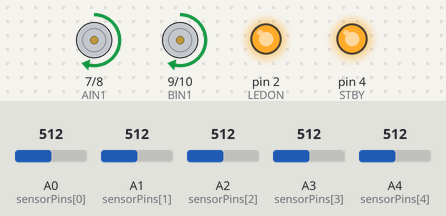
The sketch below on a simulated Arduino Nano, built with avr-gcc and run on an emulated ATmega328P. On the bench: motor-driver pin pairs drawn as motors (green arrow = first pin HIGH = forward, orange = second pin HIGH = backward, longer = more drive, scaled by the enable pin, stopped while the standby pin is LOW), output pins drawn as LEDs (lit = HIGH). The test bench sets the inputs (shaded band); at power-on: A2 (sensorPins[2]) = 512, A1 (sensorPins[1]) = 512, A3 (sensorPins[3]) = 512, A0 (sensorPins[0]) = 512, A4 (sensorPins[4]) = 512.

Above: at 1.2 s.
1.3 s: A2 (sensorPins[2]) set to 485
At 1.8 s:
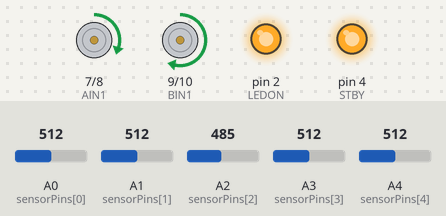
2.8 s: A1 (sensorPins[1]) set to 493
At 4.0 s:
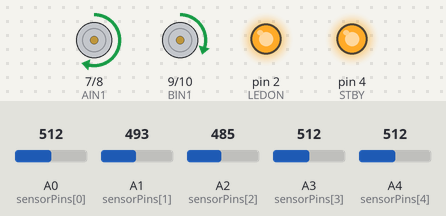
4.3 s: A3 (sensorPins[3]) set to 490
At 5.3 s:
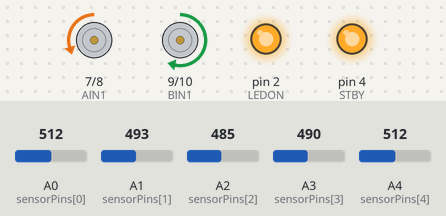
5.8 s: A0 (sensorPins[0]) set to 490
At 6.4 s:
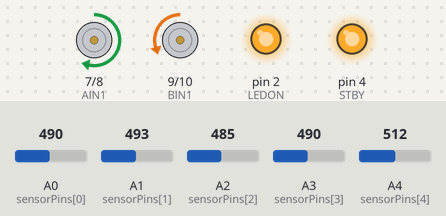
7.3 s: A4 (sensorPins[4]) set to 490
At 7.6 s:
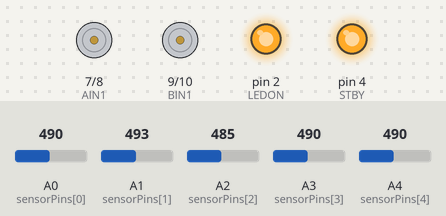
8.8 s: A4 (sensorPins[4]) set to 510
At 9.9 s:
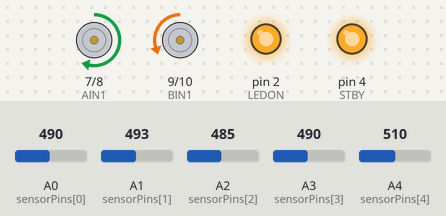
Timing chart, 0 to 11.3 s (numbered marks = the images above; inputs shaded):
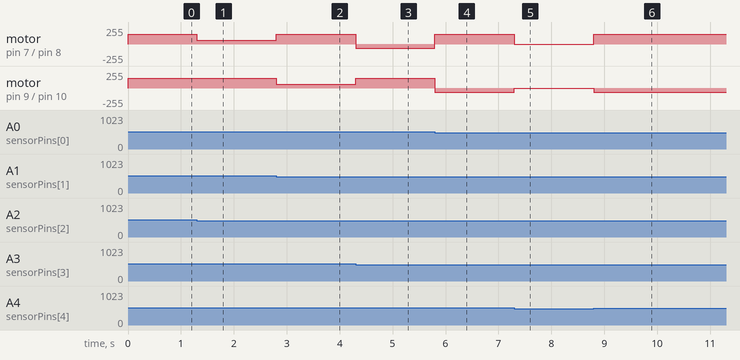

Measured:
- the behaviour switches between 501 and 500 on A2 (sensorPins[2]) (found by bisection; images 0 and 1)
- the behaviour switches between 501 and 500 on A1 (sensorPins[1]) (found by bisection; images 1 and 2)
- the behaviour switches between 501 and 500 on A3 (sensorPins[3]) (found by bisection; images 2 and 3)
- after the input at 1.3 s, motor on pin 7 (AIN1) / pin 8 (AIN2): forward 150/255 → forward 60/255 at once
- after the input at 2.8 s, motor on pin 7 (AIN1) / pin 8 (AIN2): forward 60/255 → forward 150/255 at once; motor on pin 9 (BIN1) / pin 10 (BIN2): forward 150/255 → forward 60/255 at once
- after the input at 4.3 s, motor on pin 7 (AIN1) / pin 8 (AIN2): forward 150/255 → backward 60/255 at once; motor on pin 9 (BIN1) / pin 10 (BIN2): forward 60/255 → forward 150/255 at once
- after the input at 5.8 s, motor on pin 7 (AIN1) / pin 8 (AIN2): backward 60/255 → forward 150/255 at once; motor on pin 9 (BIN1) / pin 10 (BIN2): forward 150/255 → backward 60/255 at once
- after the input at 7.3 s, motor on pin 7 (AIN1) / pin 8 (AIN2): forward 150/255 → stopped at once; motor on pin 9 (BIN1) / pin 10 (BIN2): backward 60/255 → stopped at once
- after the input at 8.8 s, motor on pin 7 (AIN1) / pin 8 (AIN2): stopped → forward 150/255 at once; motor on pin 9 (BIN1) / pin 10 (BIN2): stopped → backward 60/255 at once

The sketch:

03_LineFollower.ino
```cpp
// Simple line follower: 5 QRE1113 sensors, Arduino Nano, TB6612FNG.
// Rule: if the line is on the left, turn left. If on the right, turn right.

const int LEDON = 2;
const int sensorPins[5] = {A0, A1, A2, A3, A4};   // far left ... far right

const int STBY = 4;
const int PWMA = 5, AIN1 = 7, AIN2 = 8;           // left motor
const int PWMB = 6, BIN1 = 9, BIN2 = 10;          // right motor

int THRESHOLD = 500;    // above this = black line (check with 01_SensorTest)
int FAST = 150;         // fast wheel
int SLOW = 60;          // slow wheel when turning gently

void setup() {
  pinMode(LEDON, OUTPUT);
  digitalWrite(LEDON, HIGH);                      // sensor LEDs on

  pinMode(STBY, OUTPUT);
  pinMode(PWMA, OUTPUT); pinMode(AIN1, OUTPUT); pinMode(AIN2, OUTPUT);
  pinMode(PWMB, OUTPUT); pinMode(BIN1, OUTPUT); pinMode(BIN2, OUTPUT);
  digitalWrite(STBY, HIGH);                       // enable the driver
}

// speed: -255 to 255 (negative = reverse)
void setMotors(int left, int right) {
  digitalWrite(AIN1, left >= 0);
  digitalWrite(AIN2, left < 0);
  analogWrite(PWMA, abs(left));

  digitalWrite(BIN1, right >= 0);
  digitalWrite(BIN2, right < 0);
  analogWrite(PWMB, abs(right));
}

void loop() {
  // 1 = sensor sees black, 0 = sees white
  bool s0 = analogRead(sensorPins[0]) > THRESHOLD;   // far left
  bool s1 = analogRead(sensorPins[1]) > THRESHOLD;
  bool s2 = analogRead(sensorPins[2]) > THRESHOLD;   // center
  bool s3 = analogRead(sensorPins[3]) > THRESHOLD;
  bool s4 = analogRead(sensorPins[4]) > THRESHOLD;   // far right

  if (s2) {
    setMotors(FAST, FAST);          // line in the middle: go straight
  }
  else if (s1) {
    setMotors(SLOW, FAST);          // line slightly left: turn left a bit
  }
  else if (s3) {
    setMotors(FAST, SLOW);          // line slightly right: turn right a bit
  }
  else if (s0) {
    setMotors(-SLOW, FAST);         // line far left: sharp left
  }
  else if (s4) {
    setMotors(FAST, -SLOW);         // line far right: sharp right
  }
  else {
    setMotors(0, 0);                // no line found: stop
  }
}
```
